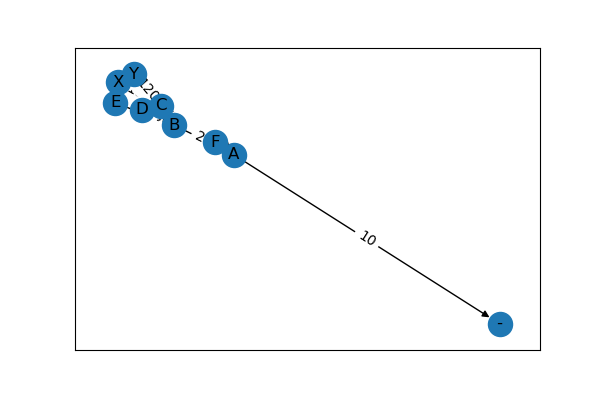

Write Python code to recreate this figure.
# %%
import pandas as pd
import numpy as np
import networkx as nx
import nxviz as nz
import matplotlib.pyplot as plt
import datetime as dt
from datetime import timedelta
import xlwings as xw

# %%
data =  pd.read_excel('network_macro.xlsm')

# %%
data

# %%
def find_upper_assy(x):
   
    assy=data.loc[(data['seviye']<x[0]) & (data.index<x.name),'malzeme'].tail(1).to_string(index=False)
    if assy.isalpha():
        return assy
    else:
        return '-'

# %%
data['next_assy'] = data.apply(find_upper_assy,axis=1)
data

# %%
T = nx.DiGraph()  #create a directional graph
activities = data["next_assy"].unique().tolist()

T.add_nodes_from(activities)   #adding nodes

T.nodes() #view the nodes

# %%



activities_edges = [(a,b) for a,b in data[["malzeme","next_assy"]].to_numpy()]

T.add_edges_from(activities_edges)   #add edges


T.edges()

# %%
#add weights to the existing edges
activities_weights = data["sure"].to_list()
i=0
for s,d in T.edges():
    T[s][d]['weight'] =activities_weights[i]
    i+=1

T.edges(data=True)

# %%
#Graph the network
pos= nx.spring_layout(T)
nx.draw_networkx_nodes(T,pos)
nx.draw_networkx_edges(T,pos,arrows=True)
nx.draw_networkx_edge_labels(T,pos,edge_labels=nx.get_edge_attributes(T,'weight'))
nx.draw_networkx_labels(T,pos)
plt.savefig('network.png',dpi=100)
plt.show()

# %%
print(nx.shortest_path(T,'X','-',weight='weight'))
nx.shortest_path_length(T,'X','-',weight='weight')

# %%
print(nx.dag_longest_path(T,weight='weight'))
nx.dag_longest_path_length(T,weight='weight')

# %%
def find_short(x):
    return nx.shortest_path_length(T,x[1],'-',weight='weight')

# %%
data["total_time"] = nx.dag_longest_path_length(T,weight='weight')
data["self_time"] = data.apply(find_short,axis=1)
data

# %%
today = dt.datetime.today().strftime("%Y-%m-%d")
critic_index = data[data["self_time"]==data['self_time'].max()].index.tolist()[0]
critic_list = nx.shortest_path(T,data.iloc[critic_index][1],'-',weight='weight')
data["critical_path"]=''
data.loc[(data.index <= critic_index) & data['malzeme'].isin(critic_list),'critical_path']='yes'
#data = data.drop(['self_time'],axis=1)
earliest_begin= max(data['baslangic tarihi'].min().strftime("%Y-%m-%d"),today)
earliest_begin = dt.datetime.strptime(earliest_begin,"%Y-%m-%d")
calc_finish=  earliest_begin + timedelta(nx.dag_longest_path_length(T,weight='weight'))
calc_finish

# %%
def calc_start_date(x):
    return calc_finish- timedelta(x[8])

def calc_finish_date(x):
    return x[10] + timedelta(x[5])

# %%
data['calc_start_date'] = data.apply(calc_start_date,axis=1)
data['calc_finish_date'] = data.apply(calc_finish_date,axis=1)

# %%
data

# %%
wb = xw.Book("network_macro.xlsm")
ws = wb.sheets["Sheet1"]

ws['A1'].options(pd.DataFrame,header=1,index=False,expand='table').value = data

ws.autofit(axis="columns")

yes_list = data[data['critical_path']=='yes'].index.to_list()  #filter the critical path value 'yes' and find its indexes

rownum= xw.Range('B1').current_region.last_cell.row  #find the lastest row of the B column

xw.Range(f'B1:B{rownum}').color = None #remove the color of B column

for cell in yes_list:
    xw.Range(f"B{int(cell)+2}").color = '#D10000'

ws.tables.add(ws.used_range, name="a_table",table_style_name = "TableStyleLight1")
ws.tables["a_table"].show_autofilter = True

wb.save('network_macro.xlsm')

# %%
import plotly.express as px

colors= ['#D10000', '#45B08C']
fig = px.timeline(data, x_start="calc_start_date", x_end="calc_finish_date", y="malzeme",color='critical_path',color_discrete_sequence=colors)
fig.update_yaxes(autorange="reversed") # otherwise tasks are listed from the bottom up
fig.update_layout()
fig.write_html("gant.html")
fig.show()


# %%



